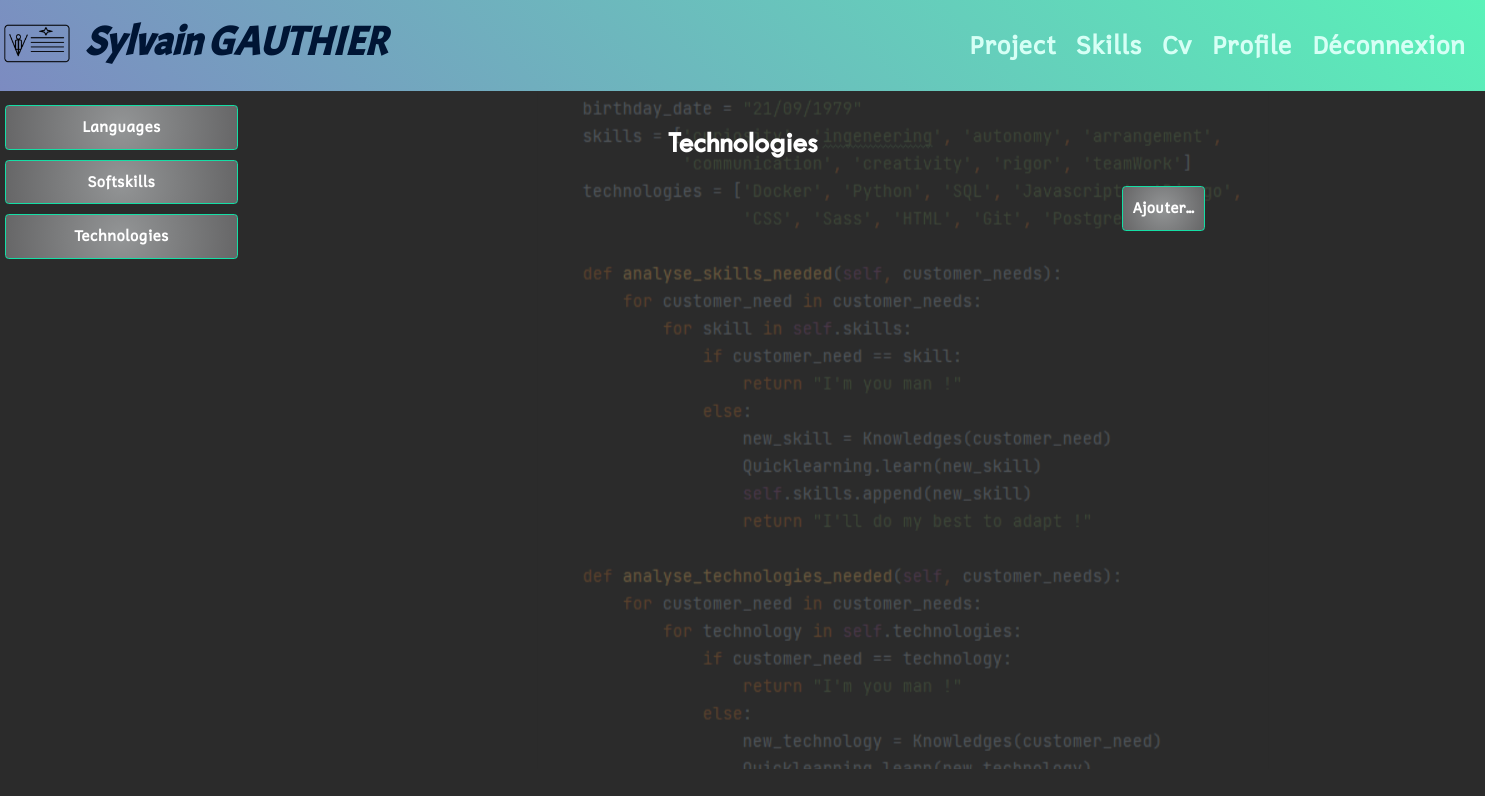
Before: /skill/technology/ (signed in) with the older database file.
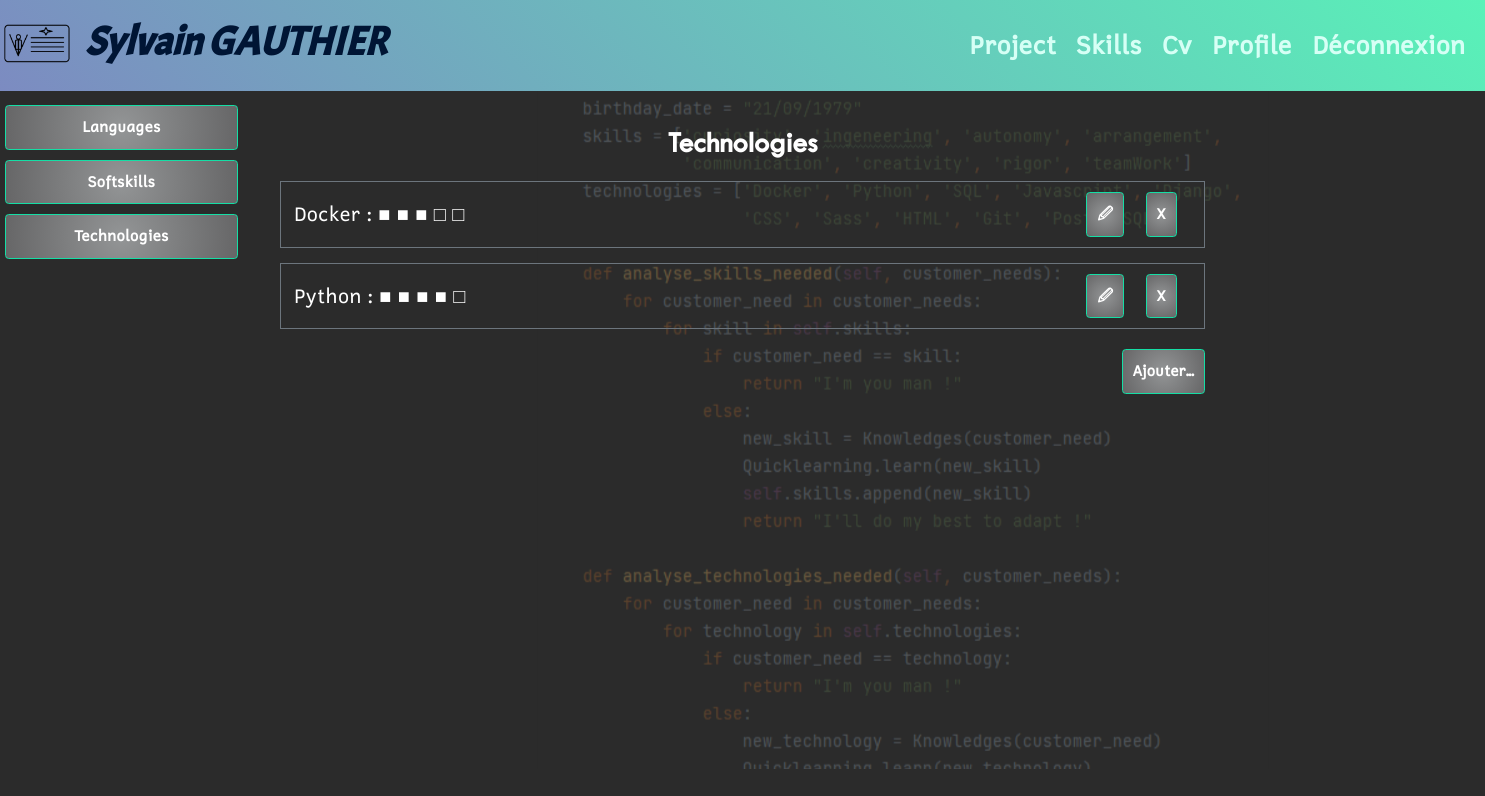
After: the same page with the newer database file.
### skill/models/technology.py (models this page shows, shortened)
class Technology(models.Model):
    title = models.CharField(
        verbose_name='technology',
        max_length=40,
        blank=False,
        null=False
    )
    level = models.PositiveIntegerField(validators=[MinValueValidator(0),
                                                    MaxValueValidator(5)],
                                        default=0,
                                        verbose_name='Level')
    user = models.ForeignKey(settings.AUTH_USER_MODEL,
                             null=True,
                             on_delete=models.CASCADE)
    class Meta:
        verbose_name_plural = 'Technologies'

### skill/views/technology_views.py (the view)
# urls.py: path('', cv_views.index, name='cv_home'),
@login_required
def index(request):
    technologies = Technology.objects.filter(
        Q(user=request.user)
    )
    return render(request,
                  'skill/technologies_index.html',
                  context={'technologies': technologies}
                  )

### skill/templates/skill/technologies_index.html
{% extends 'index.html' %}
{% block sidebar %}
    {% include 'skill/partials/skills_menu_snippet.html' %}
{% endblock sidebar %}
{% block content %}
    <div class="text-center">
        <h2>Technologies</h2>
    </div>
    {% for instance in technologies %}
        <div class="ticket border border-secondary m-4 p-2 row">
            <div class="align-self-center col-sm-6">
                {% include 'skill/partials/technology_snippet.html' with technology=instance %}
            </div>
            <div class="text-end col-sm-6">
                <a class="btn btn-secondary mt-2 mb-2 me-4" href="{% url 'skill:edit_technology' instance.id %}">
                    🖉
                </a>
                <a class="btn btn-secondary mt-2 mb-2 me-4" href="{% url 'skill:delete_technology' instance.id %}">
                    X
                </a>
            </div>
        </div>
    {% endfor %}
    <div class="text-end">
        <a class="btn btn-secondary mt-2 mb-2 me-4" href="{% url 'skill:create_technology' %}">
            Ajouter...
        </a>
    </div>
{% endblock content %}

### skill/templates/skill/partials/technology_snippet.html
<div>
    {{ technology.title }} :
        {% for i in "x"|ljust:"5" %}
            {% if forloop.counter <= technology.level %}
                <span class="text-green fw-semibold">■</span>
            {% else %}
                <span>□</span>
            {% endif %}
        {% endfor %}
</div>

Changed rows visible on the page:
added Technology: title "Docker", level 3 (drawn)
added Technology: title "Python", level 4 (drawn)
